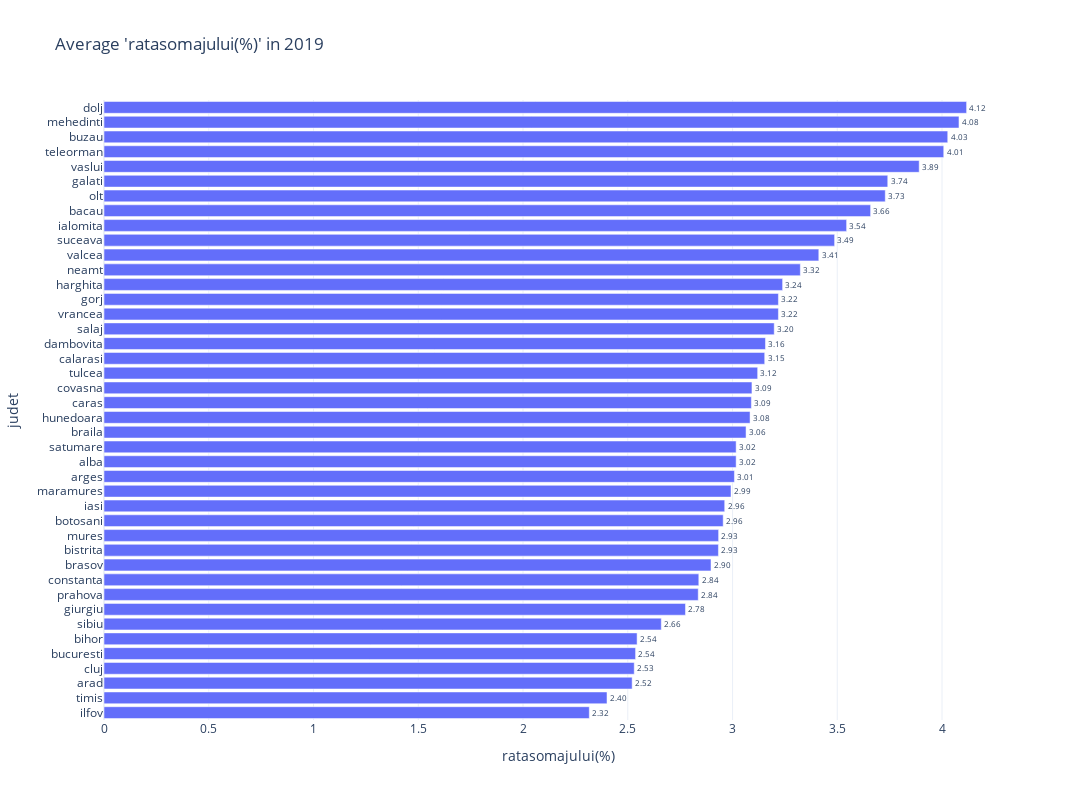

Notebook code cell kept with this figure:
### Code cell
all_data_2019 = all_data[all_data['year'] == 2019]
average_data = all_data_2019.groupby('judet')['ratasomajului(%)'].mean().reset_index()
average_data = average_data.sort_values(by='ratasomajului(%)', ascending=False)
# Create a bar chart using Plotly Express
fig = px.bar(average_data, y='judet', x='ratasomajului(%)',
             text='ratasomajului(%)', title="Average 'ratasomajului(%)' in 2019",
             width=2300, height=800, template='plotly_white', orientation='h')
fig.update_layout(
    yaxis = dict(autorange="reversed")
)
fig.update_traces(texttemplate='%{text:.2f}', textposition='outside')

fig.show()

### Figure 1 — Plotly figure (JSON) as saved in the notebook; plotly's stock layout.template omitted (floating-point values rounded to 4 significant figures)
{"data": [{"alignmentgroup": "True", "hovertemplate": "ratasomajului(%)=%{text}<br>judet=%{y}<extra></extra>", "legendgroup": "", "marker": {"color": "#636efa", "pattern": {"shape": ""}}, "name": "", "offsetgroup": "", "orientation": "h", "showlegend": false, "text": [4.117, 4.081, 4.027, 4.008, 3.891, 3.741, 3.729, 3.659, 3.545, 3.487, 3.412, 3.324, 3.239, 3.219, 3.219, 3.199, 3.157, 3.154, 3.12, 3.093, 3.09, 3.084, 3.065, 3.017, 3.017, 3.009, 2.993, 2.963, 2.955, 2.934, 2.933, 2.897, 2.839, 2.836, 2.775, 2.66, 2.545, 2.537, 2.531, 2.521, 2.401, 2.316], "textposition": "outside", "texttemplate": "%{text:.2f}", "type": "bar", "x": [4.117, 4.081, 4.027, 4.008, 3.891, 3.741, 3.729, 3.659, 3.545, 3.487, 3.412, 3.324, 3.239, 3.219, 3.219, 3.199, 3.157, 3.154, 3.12, 3.093, 3.09, 3.084, 3.065, 3.017, 3.017, 3.009, 2.993, 2.963, 2.955, 2.934, 2.933, 2.897, 2.839, 2.836, 2.775, 2.66, 2.545, 2.537, 2.531, 2.521, 2.401, 2.316], "xaxis": "x", "y": ["dolj", "mehedinti", "buzau", "teleorman", "vaslui", "galati", "olt", "bacau", "ialomita", "suceava", "valcea", "neamt", "harghita", "gorj", "vrancea", "salaj", "dambovita", "calarasi", "tulcea", "covasna", "caras", "hunedoara", "braila", "satumare", "alba", "arges", "maramures", "iasi", "botosani", "mures", "bistrita", "brasov", "constanta", "prahova", "giurgiu", "sibiu", "bihor", "bucuresti", "cluj", "arad", "timis", "ilfov"], "yaxis": "y"}], "layout": {"barmode": "relative", "height": 800, "legend": {"tracegroupgap": 0}, "title": {"text": "Average 'ratasomajului(%)' in 2019"}, "width": 2300, "xaxis": {"anchor": "y", "domain": [0, 1], "title": {"text": "ratasomajului(%)"}}, "yaxis": {"anchor": "x", "autorange": "reversed", "domain": [0, 1], "title": {"text": "judet"}}}}
